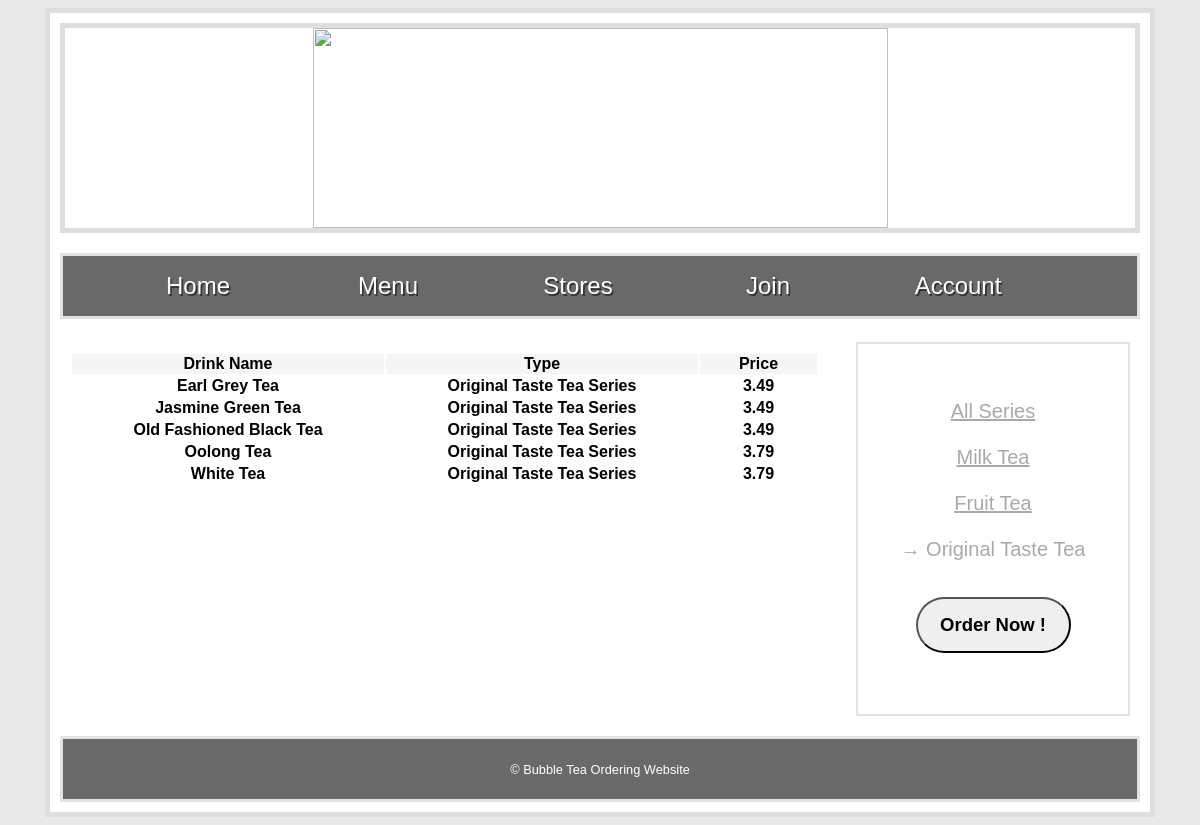
/OriginalTasteTea.php, run on the app's committed database.
### tables this page shows
CREATE TABLE Drink (
	D_Name CHAR(50) PRIMARY KEY,
	Type CHAR(25),
	Price REAL
);

### OriginalTasteTea.php (the view, shortened to what this page needs)
<!DOCTYPE html>
<head>
    <link rel="stylesheet" type="text/css" href="Styles/stylesheet.css"/>
</head>
<body>
    <div id = "wrapper">
        <div id = "banner">
            <img src="Images/banner.jpeg" width="575px" height="200px"/>
        </div>
        <nav id = "navigation">
            <ul id = "nav">
                <li><a href="Home.php">Home</a></li>
                <li><a href="Menu.php">Menu</a></li>
                <li><a href="Stores.php">Stores</a></li>
                <li><a href="Join.php">Join</a></li>
                <li><a href="Account.php">Account</a></li>
            </ul>
        </nav>
        <div id = "left">
        <table class="table">
            <thead>
                <th style="background-color: whitesmoke"> <b>Drink Name</b></th>
                <th style="background-color: whitesmoke"><b>Type</b></th>
                <th style="background-color: whitesmoke"><b>Price</b></th>
            </thead>
            <tbody>
                <?php
                include 'config.php';
                $query = "SELECT D_Name,Type,Price FROM Drink WHERE Type = 'Original Taste Tea Series'";
                $r = mysqli_query($conn, $query);
                while($row = mysqli_fetch_assoc($r)){
                ?>
                <tr>
                    <th style="width: 310px"><?php echo $row['D_Name']?></th>
                    <th style="width: 310px"><?php echo $row['Type']?></th>
                    <th style="width: 115px"><?php echo $row['Price']?></th>
                </tr>
            <?php
                }
            ?>
            </tbody>
        </table>
    </div>
    <div id = "right" style = "text-align:center">
            <div class="drink"><a href="Menu.php"><br><br>All Series<br></a></div>
            <div class="drink"><a href="MilkTea.php"><br>Milk Tea </a><br></div>
            <div class="drink"><a href="FruitTea.php"><br>Fruit Tea </a><br></div>
            <div class="drink"><a><br>→ Original Taste Tea <br></a></div>
            <div class="order_btn"><a href="Order.php"><br><br><button type="button"><b>Order Now !</b></button></a></div>
    </div>
    <footer>
        <p> © Bubble Tea Ordering Website </p>
    </footer>
</body>
</html>

### Styles/stylesheet.css (style rules this page uses)
body { font-family: lucida grande, tahoma, verdana, arial, sans-serif; background-color: #e9e9e9; }
body p { font-size: 0.8em; line-height: 1.28; }
#wrapper { width: 1080px; background-color: white; margin: 0 auto; padding: 10px; border: 5px solid #dedede; }
#banner { background-repeat: no-repeat; background-size: cover; border: 5px solid #dedede; height: 200px; text-align: center; }
#left { float: left; width: 750px; margin: 20px 0 20px 0; padding: 10px; }
#right { float: right; width: 250px; height: 350px; margin: 20px 10px; padding: 10px; border: 2px solid #E3E3E3; color: black; }
footer { clear: both; width: auto; height: 40px; padding: 10px; border: 3px solid #E3E3E3; text-align: center; color: white; background: dimgrey; }
#navigation { height: 60px; border: 3px solid #E3E3E3; margin-top: 20px; text-shadow: 0.1em 0.1em #333; background-color: dimgrey; }
#nav { list-style: none; }
#nav li { font-size: 24px; float: left; position: relative; width: 190px; height: 50px; text-align: center; }
#nav a:link, nav a:active, nav a:visited { display: block; color: #fff; text-decoration: none; }
.drink a { font-size: 20px; color: darkgrey; }
.order_btn a { text-decoration: none; }
.order_btn button { display: block; margin: auto; width: 155px; border-radius: 35px; padding: 15px; font-size: 18.5px; text-align: center; }

### data on the page
drink: D_Name "Earl Grey Tea", Type "Original Taste Tea Series", Price "3.49"
drink: D_Name "Jasmine Green Tea", Type "Original Taste Tea Series", Price "3.49"
drink: D_Name "Old Fashioned Black Tea", Type "Original Taste Tea Series", Price "3.49"
drink: D_Name "Oolong Tea", Type "Original Taste Tea Series", Price "3.79"
drink: D_Name "White Tea", Type "Original Taste Tea Series", Price "3.79"
